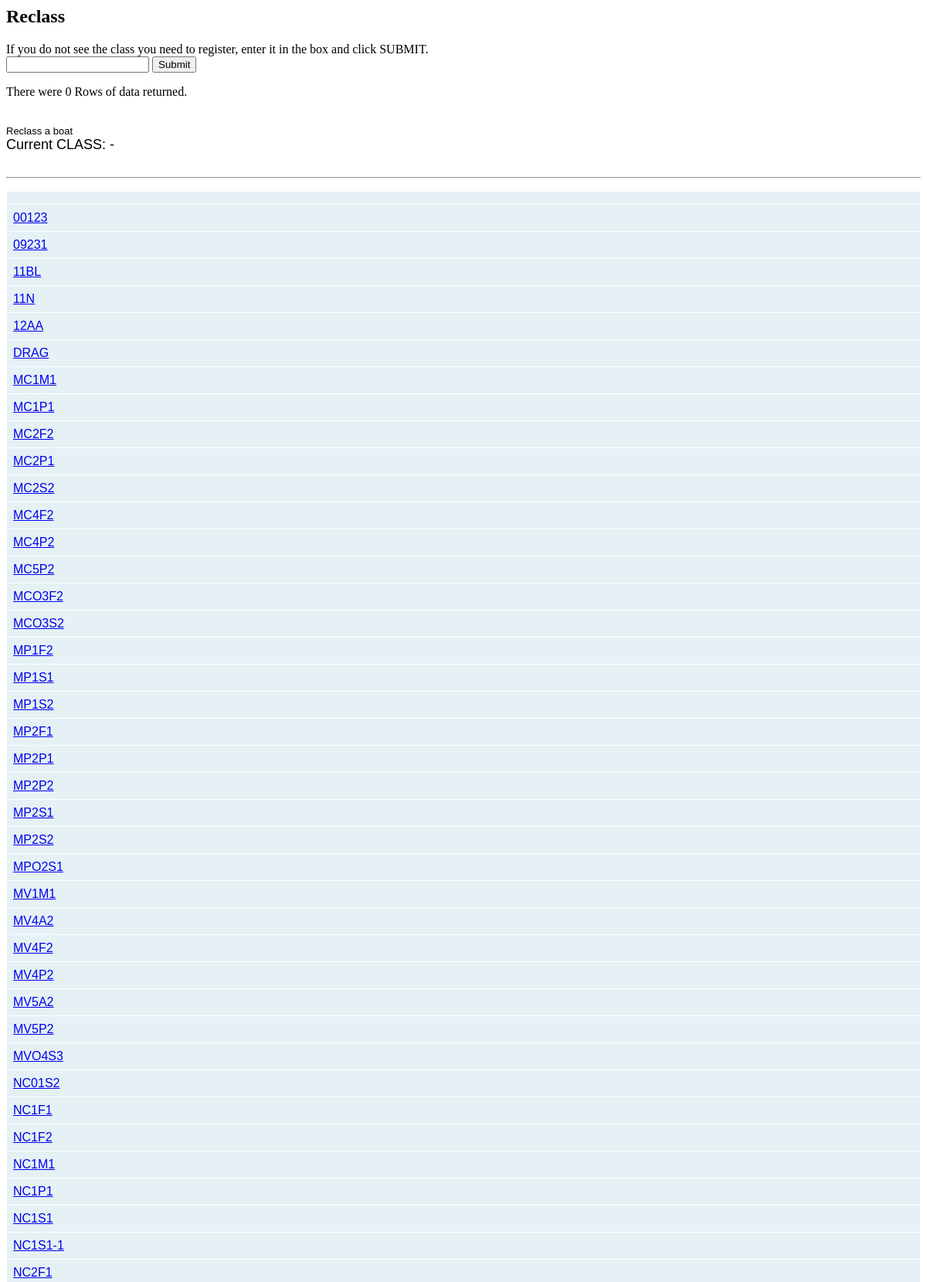
/admin/reclass.php (upper part), run on the app's committed database.
### tables this page shows
CREATE TABLE IF NOT EXISTS `classes` (
  `class_id` int(3) NOT NULL AUTO_INCREMENT,
  `class_name` varchar(8) DEFAULT NULL,
  `class_count` varchar(4) DEFAULT NULL,
  PRIMARY KEY (`class_id`)
);

### admin/reclass.php (the view, shortened to what this page needs)
<HTML>
<HEAD>
<link href="../tablecloth/tablecloth.css" rel="stylesheet" type="text/css" media="screen" />
</HEAD>
<form name="class" method="post" action="<?php echo $PHP_SELF?>?competitor=<?php echo $competitor ?>">
<h2>Reclass</h2>
If you do not see the class you need to register, enter it in the box and click SUBMIT.
<br>
<INPUT TYPE="text" SIZE="20" NAME="txtClass">
<FONT FACE="Arial" SIZE="2"><INPUT TYPE="submit" VALUE="Submit" NAME="cmdAddclass"></FONT>
</form>
<?php
include '../config.php';
$sql = "SELECT * from competitors WHERE competitor_id = '$competitor'";
$classresult = mysql_query($sql);
$num = mysql_numrows($classresult);
echo "There were $num Rows of data returned. <br>";
?>
<BODY>
<br>
<P><FONT FACE="Arial" SIZE="2">Reclass a boat<br>
<FONT FACE="Arial" SIZE="4">Current CLASS: <?php echo "$boat_class-$boat_number"; ?>&nbsp;&nbsp;&nbsp;&nbsp;&nbsp;&nbsp;&nbsp;&nbsp;&nbsp;&nbsp;&nbsp;</FONT><BR>
<B><U><br>
<?php
	$con = mysql_connect("localhost", $DB_USER, $DB_PASS)or die("Connect Error: ".mysql_error());
   $result = mysql_query("SELECT * FROM classes ORDER BY class_name ASC",$con);
echo "<hr>";
$num = mysql_numrows($result);
echo "<table border='1' cellpadding='0' cellspacing='0' style='border-collapse: collapse' bordercolor='#111111' width='30%' id='AutoNumber1'>";
$i = 0;
while ($i < $num) {
	$class_id = mysql_result($result,$i,"class_id");
	$class_name = mysql_result($result,$i,"class_name");
echo "<tr>";
	echo "<td><A HREF = './updateclass.php?class=$class_id&classname=$class_name&competitor=$competitor&txtOldclass=$boat_class'>$class_name</A></td> </center>";
++$i;
echo "</tr>";
}
echo "</table>";
echo "Go <A HREF = './index.php'> back to Admin Menu</A><BR><BR>";
echo "Go <A HREF = '../index.php'> back to Main Menu</A><BR><BR>";
?>
</BODY>
</HTML>

### tablecloth/tablecloth.css (style rules this page uses)
table, td { font:100% Arial, Helvetica, sans-serif; }
table { width:100%;border-collapse:collapse;margin:1em 0; }
th, td { text-align:left;padding:.5em;border:1px solid #fff; }
td { background:#e5f1f4; }

### data on the page
classes: class_name "00123"
classes: class_name "09231"
classes: class_name "11BL"
classes: class_name "11N"
classes: class_name "12AA"
classes: class_name "DRAG"
classes: class_name "MC1M1"
classes: class_name "MC1P1"
classes: class_name "MC2F2"
classes: class_name "MC2P1"
classes: class_name "MC2S2"
classes: class_name "MC4F2"
classes: class_name "MC4P2"
classes: class_name "MC5P2"
classes: class_name "MCO3F2"
classes: class_name "MCO3S2"
classes: class_name "MP1F2"
classes: class_name "MP1S1"
classes: class_name "MP1S2"
classes: class_name "MP2F1"
classes: class_name "MP2P1"
classes: class_name "MP2P2"
classes: class_name "MP2S1"
classes: class_name "MP2S2"
classes: class_name "MPO2S1"
classes: class_name "MV1M1"
classes: class_name "MV4A2"
classes: class_name "MV4F2"
classes: class_name "MV4P2"
classes: class_name "MV5A2"
classes: class_name "MV5P2"
classes: class_name "MVO4S3"
classes: class_name "NC01S2"
classes: class_name "NC1F1"
classes: class_name "NC1F2"
classes: class_name "NC1M1"
classes: class_name "NC1P1"
classes: class_name "NC1S1"
classes: class_name "NC1S1-1"
classes: class_name "NC2F1"

### other printed values
$num "0"
